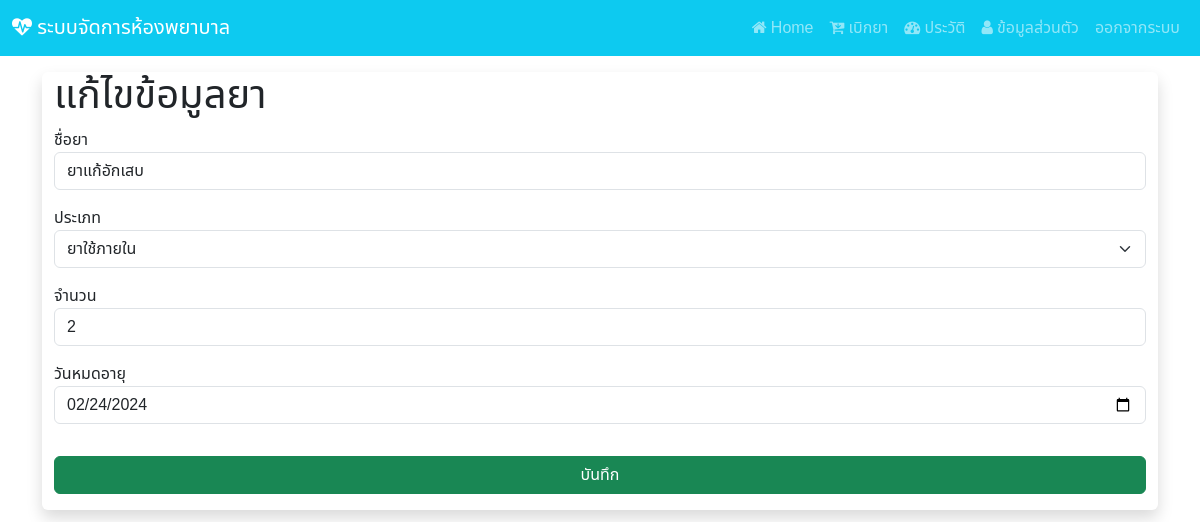
The app's page /edit/10 (signed in) with its own data.
### Hospital_app/models.py (models this page shows, shortened)
class drug(models.Model):
    drug_id = models.AutoField(primary_key=True)
    drug_name = models.CharField(max_length=255)
    drug_type = models.ForeignKey(d_type, on_delete=models.CASCADE)
    drug_qty = models.IntegerField()
    drug_exp = models.DateField()

class d_type(models.Model):
    type_id = models.AutoField(primary_key=True)
    type_name = models.CharField(max_length=255)

### Hospital_app/views.py (the view, shortened to what this page needs)
# urls.py: path('edit/<int:pk>',views.edit_drug),#หน้าแก้ไขข้อมูลยา
@login_required(login_url="/login")
def edit_drug(request,pk):
    table = drug.objects.get(drug_id=pk)
    table2 = d_type.objects.all()
    context = {"drug_data" : table , "drug_type" : table2}
    return render(request,'edit_d.html',context)

### Hospital_app/templates/edit_d.html (shortened to what this page needs)
{% extends "base.html" %}
{% block content %}
<div class="container-fluid my-3 justify-content-center align-items-center shadow rounded">
<h1 class="mt-2">แก้ไขข้อมูลยา</h1>
<form action="" method="POST">
<div class="mb-3">
ชื่อยา  <input type="text" name="drug_name" value="{{drug_data.drug_name}}" class="form-control" required>
</div>
<div class="mb-3">
ประเภท <select name="drug_type" class="form-select">
{% for i in drug_type %}
<option value="{{i.type_id}}"
{% if i.type_id == drug_data.drug_type_id %}
selected
{% endif %}
>{{i.type_name}}</option>
{% endfor %}
</select>
</div>
<div class="mb-3">
จำนวน  <input type="number" name="drug_qty" value="{{drug_data.drug_qty}}" class="form-control" required>
</div>
<div class="mb-3">
วันหมดอายุ  <input type="date" name="drug_expired" value="{{drug_data.drug_exp|date:'Y-m-d'}}" class="form-control" required>
</div>
<button type="submit" class="btn btn-success w-100 mt-3 mb-3" >บันทึก</button>
</form>
</div>
{% endblock %}

### Hospital_app/templates/base.html (style rules this page uses)
body { font-family: "Noto Sans Thai", sans-serif; }

### records on screen
drug: drug_name "ยาแก้อักเสบ", drug_type "ยาใช้ภายใน", drug_qty "2", drug_expired "02/24/2024"
